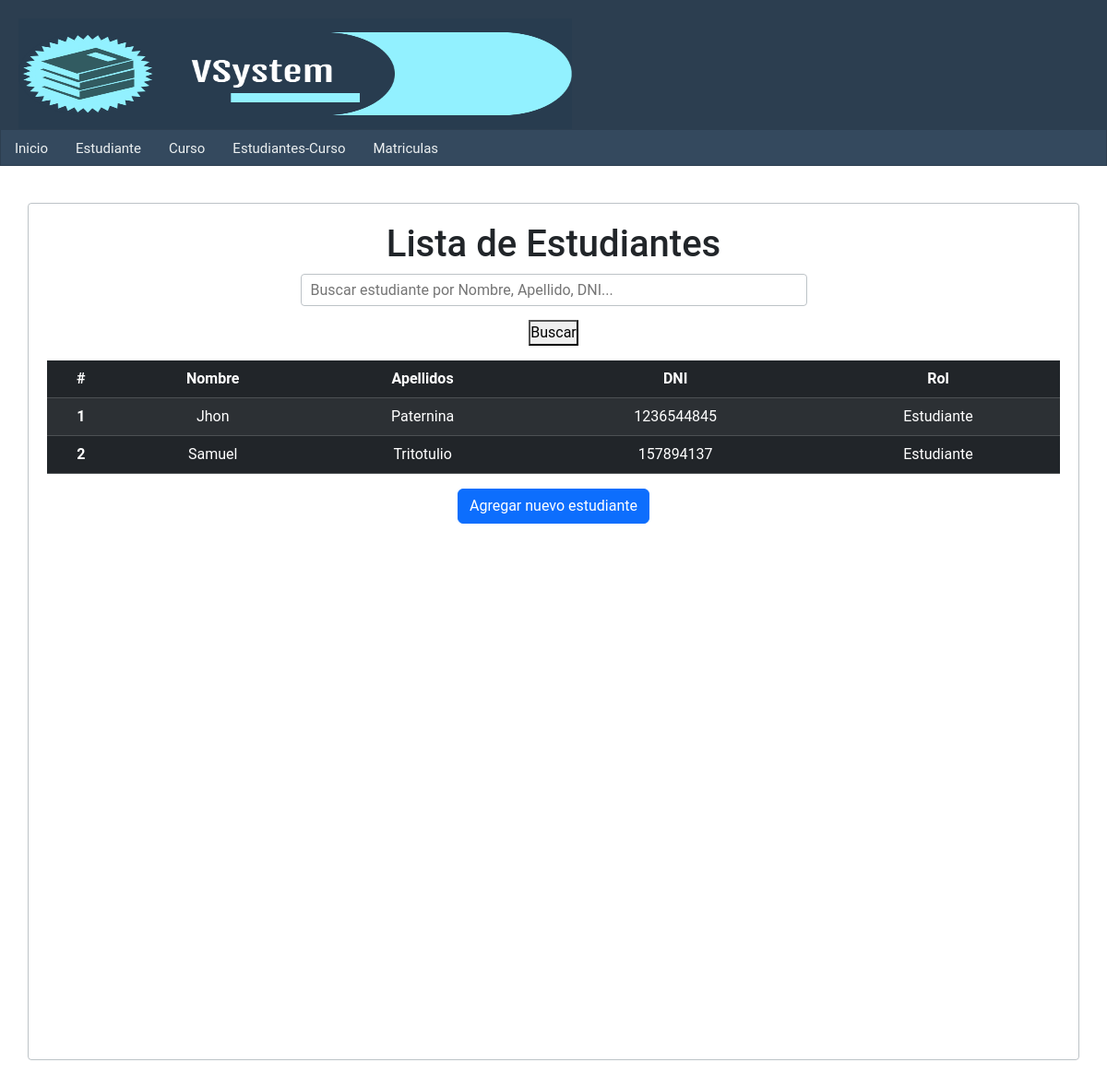
The app's page /Lista-estudiantes/, older data.
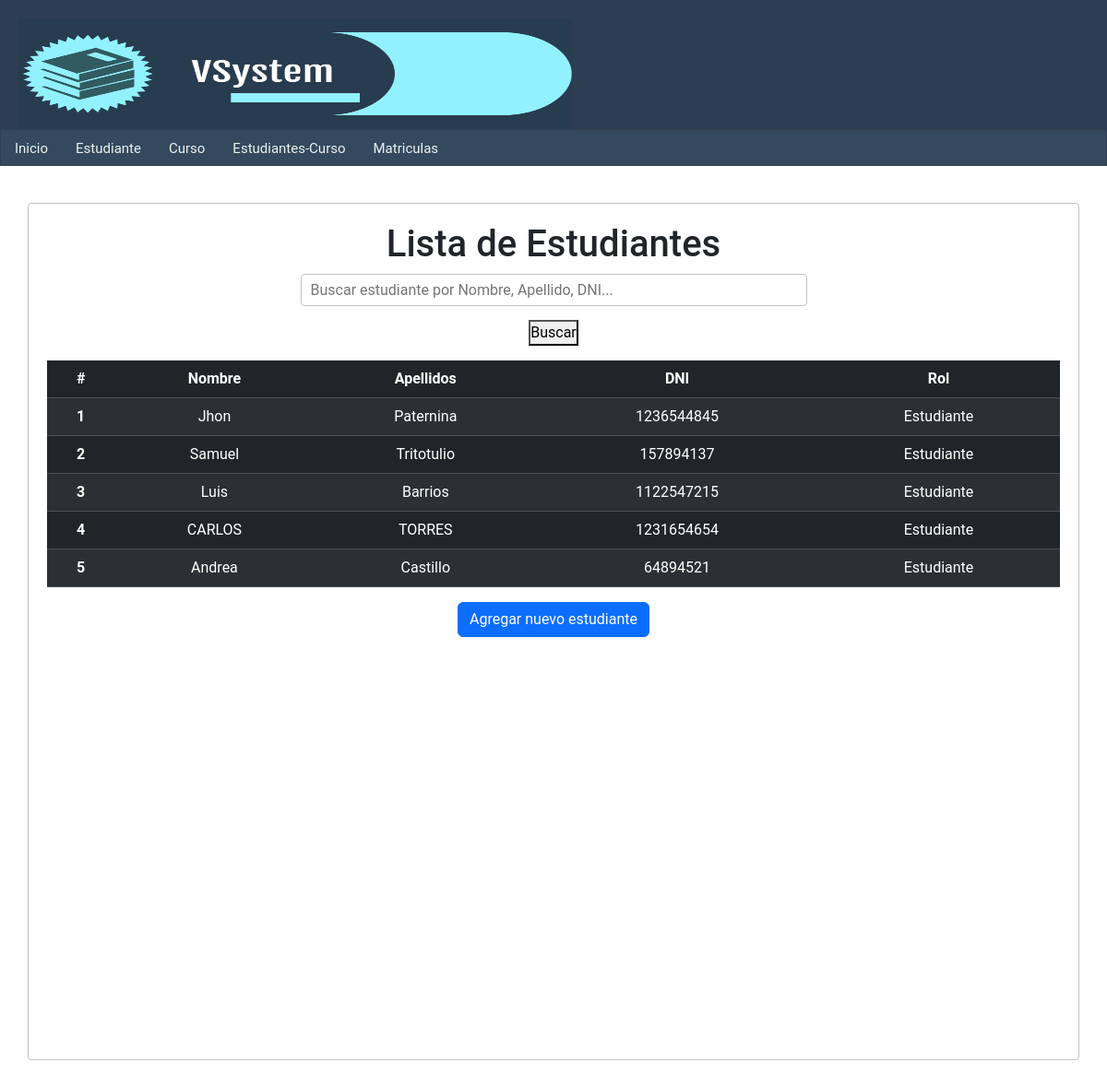
The same page, newer data.
### persona/models.py (models this page shows, shortened)
class Persona(models.Model):
    nombre = models.CharField(max_length=100)
    apellidos = models.CharField(max_length=100)
    dni = models.CharField(max_length=10)
    telefono = models.CharField(max_length=10)
    email = models.EmailField()
    fecha_nacimiento = models.DateField()
    rol = models.CharField(max_length=20)
    create_at = models.DateTimeField(auto_now=True)
    class Meta:
        db_table = 'Persona'

### persona/views.py (the view)
# urls.py: path('Lista-estudiantes/',get_estudiantes, name='lista-estudiantes'),
def get_estudiantes(request):
    query = request.GET.get('q')
    if query:
        estudiantes = Persona.objects.filter(
            Q(rol='Estudiante') &
            (Q(nombre__icontains=query) |
             Q(apellidos__icontains=query) |
             Q(dni__icontains=query))
        )
    else:
        estudiantes = Persona.objects.filter(rol='Estudiante')
    return render(request, 'lista-estudiantes.html', {
        'title': 'Lista de Estudiantes',
        'estudiantes': estudiantes
    })

### persona/templates/lista-estudiantes.html (shortened to what this page needs)
{% extends "index.html" %}
{% block content %}
    <h1>{{ title }}</h1>
    <form method="GET" action="{% url 'lista-estudiantes' %} "class="mb-3">
        <input type="text" name="q" placeholder="Buscar estudiante por Nombre, Apellido, DNI...">
        <button type="submit">Buscar</button>
    </form>
    <table class="table table-dark table-striped">
        <thead>
            <tr>
                <th scope="col">#</th>
                <th scope="col">Nombre</th>
                <th scope="col">Apellidos</th>
                <th scope="col">DNI</th>
                <th scope="col">Rol</th>
            </tr>
        </thead>
        <tbody>
            {% for estudiante in estudiantes %}
            <tr>
                <th scope="row">{{ forloop.counter }}</th>
                <td>{{ estudiante.nombre }}</td>
                <td>{{ estudiante.apellidos }}</td>
                <td>{{ estudiante.dni }}</td>
                <td>{{ estudiante.rol }}</td>
            </tr>
            {% endfor %}
        </tbody>
    </table>
    <a href="{% url 'formulario_estudiante' %}" class="btn btn-primary">Agregar nuevo estudiante</a>
{% endblock %}

### mainApp/templates/index.html (shortened to what this page needs)
{% load static %}
<!DOCTYPE html>
<html lang="en">
<head>
    <link rel="stylesheet" href="{% static "css/styles.css" %}">
    <link href="https://cdn.jsdelivr.net/npm/bootstrap@5.3.3/dist/css/bootstrap.min.css" rel="stylesheet">
</head>
<body>
    <header>
        <div id="logotipo">
            <img src="{% static 'images/vsystem_.png' %}" alt="Logo VSystem">
        </div>
    </header>
    <nav class="nav">
        <ul class="nav justify-content-center">
            <li class="nav-item">
                <a style="text-decoration: none;" href="{% url "inicio" %}">Inicio</a>
            </li>
            <li class="nav-item">
                <a style="text-decoration: none;" href="{% url "lista-estudiantes" %}">Estudiante</a>
            </li>
            <li class="nav-item">
                <a style="text-decoration: none;" href="{% url "lista-cursos" %}">Curso</a>
            </li>
            <li class="nav-item">
                <a style="text-decoration: none;" href="{% url "lista-estudiantes-cursos" %}">Estudiantes-Curso</a>
            </li>
            <li class="nav-item">
                <a style="text-decoration: none;" href="{% url "lista-matriculas" %}">Matriculas</a>
            </li>
        </ul>
    </nav>
    <div id="content">
        <div class="box">
            {% block content %}{% endblock %}
        </div>
    </div>
</body>
</html>

### mainApp/static/css/styles.css (style rules this page uses)
* { margin: 0px; padding: 0px; font-family: 'Roboto', sans-serif; text-decoration: none; }
body { background-color: #f4f7f6; }
header { width: 100%; height: 140px; background-color: #2C3E50; margin: 0 auto; }
#logotipo { width: 35%; height: 120px; margin: 0 auto; padding-top: 20px; }
#logotipo img { display: block; width: 90px; float: left; margin: 0 auto; }
nav { width: 100%; height: 40px; margin: 0 auto; background-color: #34495E; border: 1px solid #2C3E50; font-size: 15px; }
nav ul { list-style: none; }
nav ul li { line-height: 40px; float: left; }
nav ul li a { display: block; padding-left: 15px; padding-right: 15px; color: #ECF0F1; text-decoration: none; }
#content { width: 100%; min-height: 930px; margin: 0 auto; margin-bottom: 30px; margin-top: 40px; }
.box { background: white; width: 95%; min-height: 930px; padding: 20px; border: 1px solid #BDC3C7; margin: 0 auto; border-radius: 4px; }
.box form { width: 50%; margin: 0 auto; }
.box form input, .box form label { display: block; border-radius: 4px; height: 35px; }
.box form input { width: 100%; margin-bottom: 15px; border: 1px solid #BDC3C7; padding-left: 10px; }
#content { text-align: center; }
header { width: 100%; height: 140px; display: block; }
#logotipo { display: inline-block; height: 100%; padding-left: 20px; vertical-align: middle; }
#logotipo img { height: 100%; width: 150%; display: inline-block; }

Row changes from the older to the newer data that the page shows:
added Persona: nombre "Luis", apellidos "Barrios", dni "1122547215", rol "Estudiante"
added Persona: nombre "CARLOS", apellidos "TORRES", dni "1231654654", rol "Estudiante"
added Persona: nombre "Andrea", apellidos "Castillo", dni "64894521", rol "Estudiante"
